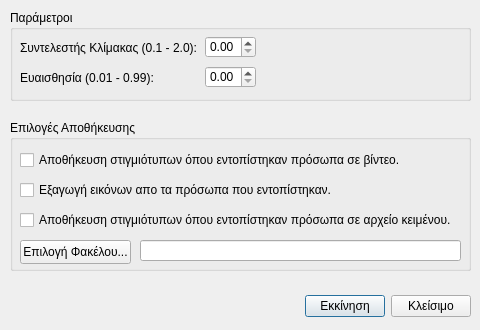
<?xml version="1.0" encoding="UTF-8"?>
<ui version="4.0">
 <class>FaceDetectionDialog</class>
 <widget class="QDialog" name="FaceDetectionDialog">
  <property name="geometry">
   <rect>
    <x>0</x>
    <y>0</y>
    <width>480</width>
    <height>330</height>
   </rect>
  </property>
  <property name="windowTitle">
   <string>Παραμετροποίηση Εντοπισμού Προσώπων</string>
  </property>
  <property name="windowIcon">
   <iconset resource="resources.qrc">
    <normaloff>:/argus/res/app_icons/detection.png</normaloff>:/argus/res/app_icons/detection.png</iconset>
  </property>
  <widget class="QWidget" name="layoutWidget">
   <property name="geometry">
    <rect>
     <x>10</x>
     <y>290</y>
     <width>461</width>
     <height>33</height>
    </rect>
   </property>
   <layout class="QHBoxLayout">
    <property name="spacing">
     <number>6</number>
    </property>
    <property name="margin" stdset="0">
     <number>0</number>
    </property>
    <item>
     <spacer>
      <property name="orientation">
       <enum>Qt::Horizontal</enum>
      </property>
      <property name="sizeHint" stdset="0">
       <size>
        <width>131</width>
        <height>31</height>
       </size>
      </property>
     </spacer>
    </item>
    <item>
     <widget class="QPushButton" name="startButton">
      <property name="text">
       <string>Εκκίνηση</string>
      </property>
     </widget>
    </item>
    <item>
     <widget class="QPushButton" name="closeButton">
      <property name="text">
       <string>Κλείσιμο</string>
      </property>
     </widget>
    </item>
   </layout>
  </widget>
  <widget class="QGroupBox" name="groupBox">
   <property name="geometry">
    <rect>
     <x>10</x>
     <y>120</y>
     <width>461</width>
     <height>151</height>
    </rect>
   </property>
   <property name="title">
    <string>Επιλογές Αποθήκευσης</string>
   </property>
   <widget class="QCheckBox" name="saveToVideoCheckBox">
    <property name="geometry">
     <rect>
      <x>10</x>
      <y>30</y>
      <width>441</width>
      <height>20</height>
     </rect>
    </property>
    <property name="text">
     <string>Αποθήκευση στιγμιότυπων όπου εντοπίστηκαν πρόσωπα σε βίντεο.</string>
    </property>
   </widget>
   <widget class="QCheckBox" name="saveToImageCheckBox">
    <property name="geometry">
     <rect>
      <x>10</x>
      <y>60</y>
      <width>441</width>
      <height>20</height>
     </rect>
    </property>
    <property name="text">
     <string>Εξαγωγή εικόνων απο τα πρόσωπα που εντοπίστηκαν.</string>
    </property>
   </widget>
   <widget class="QPushButton" name="selectFolderButton">
    <property name="geometry">
     <rect>
      <x>10</x>
      <y>120</y>
      <width>111</width>
      <height>24</height>
     </rect>
    </property>
    <property name="text">
     <string>Επιλογή Φακέλου...</string>
    </property>
   </widget>
   <widget class="QLineEdit" name="saveFolderDisplay">
    <property name="geometry">
     <rect>
      <x>130</x>
      <y>120</y>
      <width>321</width>
      <height>21</height>
     </rect>
    </property>
   </widget>
   <widget class="QCheckBox" name="saveToTxtCheckBox">
    <property name="geometry">
     <rect>
      <x>10</x>
      <y>90</y>
      <width>441</width>
      <height>20</height>
     </rect>
    </property>
    <property name="text">
     <string>Αποθήκευση στιγμιότυπων όπου εντοπίστηκαν πρόσωπα σε αρχείο κειμένου.</string>
    </property>
   </widget>
  </widget>
  <widget class="QGroupBox" name="groupBox_2">
   <property name="geometry">
    <rect>
     <x>10</x>
     <y>10</y>
     <width>461</width>
     <height>91</height>
    </rect>
   </property>
   <property name="title">
    <string>Παράμετροι</string>
   </property>
   <widget class="QLabel" name="label">
    <property name="geometry">
     <rect>
      <x>10</x>
      <y>30</y>
      <width>191</width>
      <height>16</height>
     </rect>
    </property>
    <property name="text">
     <string>Συντελεστής Κλίμακας (0.1 - 2.0):</string>
    </property>
   </widget>
   <widget class="QDoubleSpinBox" name="scaleFactorSpinBox">
    <property name="geometry">
     <rect>
      <x>195</x>
      <y>26</y>
      <width>51</width>
      <height>22</height>
     </rect>
    </property>
   </widget>
   <widget class="QLabel" name="label_2">
    <property name="geometry">
     <rect>
      <x>10</x>
      <y>60</y>
      <width>141</width>
      <height>16</height>
     </rect>
    </property>
    <property name="text">
     <string>Ευαισθησία (0.01 - 0.99):</string>
    </property>
   </widget>
   <widget class="QDoubleSpinBox" name="confidenceThresholdSpinBox">
    <property name="geometry">
     <rect>
      <x>195</x>
      <y>56</y>
      <width>51</width>
      <height>22</height>
     </rect>
    </property>
   </widget>
  </widget>
 </widget>
 <resources>
  <include location="resources.qrc"/>
 </resources>
 <connections>
  <connection>
   <sender>startButton</sender>
   <signal>clicked()</signal>
   <receiver>FaceDetectionDialog</receiver>
   <slot>accept()</slot>
   <hints>
    <hint type="sourcelabel">
     <x>278</x>
     <y>253</y>
    </hint>
    <hint type="destinationlabel">
     <x>96</x>
     <y>254</y>
    </hint>
   </hints>
  </connection>
  <connection>
   <sender>closeButton</sender>
   <signal>clicked()</signal>
   <receiver>FaceDetectionDialog</receiver>
   <slot>reject()</slot>
   <hints>
    <hint type="sourcelabel">
     <x>369</x>
     <y>253</y>
    </hint>
    <hint type="destinationlabel">
     <x>179</x>
     <y>282</y>
    </hint>
   </hints>
  </connection>
 </connections>
</ui>
